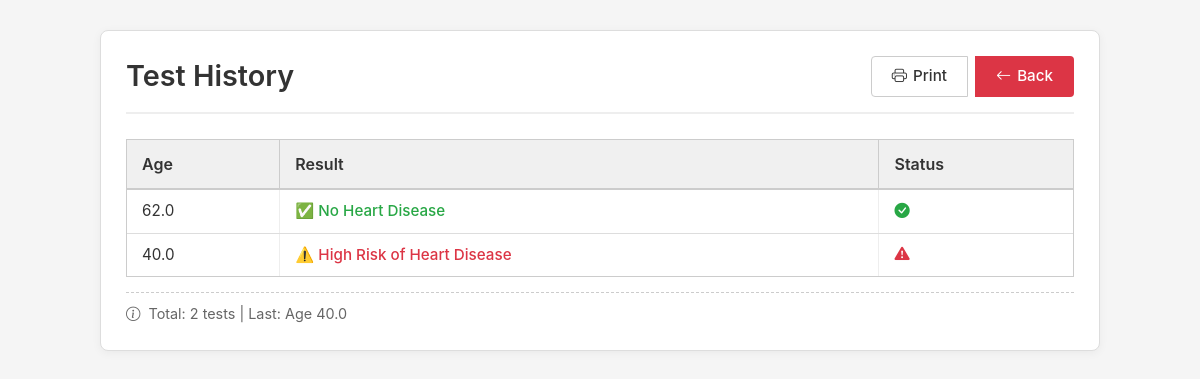
The app's page /history (signed in) with its own data.
### tables this page shows
CREATE TABLE history (
        id INTEGER PRIMARY KEY AUTOINCREMENT,
        user_email TEXT,
        age REAL,
        result TEXT
    );

### app.py (the view)
@app.route("/history")
def history_page():
    if "user" in session:
        conn = get_db()
        cur = conn.cursor()
        cur.execute(
            "SELECT age, result FROM history WHERE user_email=?",
            (session["email"],)
        )
        history = cur.fetchall()
        conn.close()
        return render_template("history.html", history=history, user=session["user"])
    return redirect("/login")

### app.py (called while the page is built)
def get_db():
    return sqlite3.connect("database.db", timeout=10, check_same_thread=False)

### templates/history.html (shortened to what this page needs)
<!DOCTYPE html>
<html lang="en">
<head>
    <link href="https://cdn.jsdelivr.net/npm/bootstrap@5.3.0/dist/css/bootstrap.min.css" rel="stylesheet">
    <link rel="stylesheet" href="https://cdn.jsdelivr.net/npm/bootstrap-icons@1.11.0/font/bootstrap-icons.css">
</head>
<body>
    <div class="container-custom">
        <div class="history-card">
            <div class="header">
                <h2>Test History</h2>
                <div class="btn-group">
                    <button onclick="window.print()" class="btn btn-print">
                        <i class="bi bi-printer"></i> Print
                    </button>
                    <a href="/dashboard" class="btn btn-back">
                        <i class="bi bi-arrow-left"></i> Back
                    </a>
                </div>
            </div>
            {% if history %}
            <div class="table-wrapper">
                <table>
                    <thead>
                        <tr>
                            <th>Age</th>
                            <th>Result</th>
                            <th>Status</th>
                        </tr>
                    </thead>
                    <tbody>
                        {% for row in history %}
                        <tr>
                            <td>{{ row[0] }}</td>
                            <td class="{% if 'Risk' in row[1] %}risk{% else %}safe{% endif %}">
                                {{ row[1] }}
                            </td>
                            <td>
                                {% if 'Risk' in row[1] %}
                                <i class="bi bi-exclamation-triangle-fill risk"></i>
                                {% else %}
                                <i class="bi bi-check-circle-fill safe"></i>
                                {% endif %}
                            </td>
                        </tr>
                        {% endfor %}
                    </tbody>
                </table>
            </div>
            <div class="summary">
                <i class="bi bi-info-circle me-1"></i>
                Total: {{ history|length }} tests |
                Last: Age {{ history[-1][0] }}
            </div>
            {% endif %}
        </div>
    </div>
</body>
</html>

### templates/history.html (style rules this page uses)
* { margin: 0; padding: 0; box-sizing: border-box; }
body { background: #f5f5f5; font-family: -apple-system, BlinkMacSystemFont, 'Segoe UI', Roboto, sans-serif; min-height: 100vh; padding: 30px 20px; }
.container-custom { max-width: 1000px; margin: 0 auto; }
.history-card { background: white; border-radius: 8px; padding: 25px; box-shadow: 0 2px 10px rgba(0,0,0,0.05); border: 1px solid #ddd; }
.header { display: flex; justify-content: space-between; align-items: center; margin-bottom: 25px; padding-bottom: 15px; border-bottom: 2px solid #eee; flex-wrap: wrap; gap: 15px; }
.header h2 { font-size: 1.8rem; font-weight: 600; color: #333; margin: 0; }
.btn-group { display: flex; gap: 8px; }
.btn { padding: 8px 20px; border-radius: 4px; font-size: 0.95rem; font-weight: 500; text-decoration: none; display: inline-flex; align-items: center; gap: 6px; border: 1px solid transparent; cursor: pointer; }
.btn-print { background: white; color: #333; border: 1px solid #ccc; }
.btn-back { background: #dc3545; color: white; }
.table-wrapper { overflow-x: auto; border: 1px solid #ccc; background: white; margin-top: 15px; }
table { width: 100%; border-collapse: collapse; min-width: 500px; font-size: 0.95rem; }
th { background: #f0f0f0; color: #333; font-weight: 600; padding: 12px 15px; text-align: left; border-bottom: 2px solid #ccc; border-right: 1px solid #ccc; font-size: 1rem; }
th:last-child { border-right: none; }
td { padding: 10px 15px; border-bottom: 1px solid #ddd; border-right: 1px solid #eee; color: #333; }
td:last-child { border-right: none; }
tr:last-child td { border-bottom: none; }
.risk { color: #dc3545; font-weight: 500; }
.safe { color: #28a745; font-weight: 500; }
.summary { margin-top: 15px; padding-top: 10px; color: #666; font-size: 0.9rem; border-top: 1px dashed #ccc; }

### records on screen
history: age "62.0", result "✅ No Heart Disease"
history: age "40.0", result "⚠️ High Risk of Heart Disease"

### other values on screen
{{ history|length }} "2"
